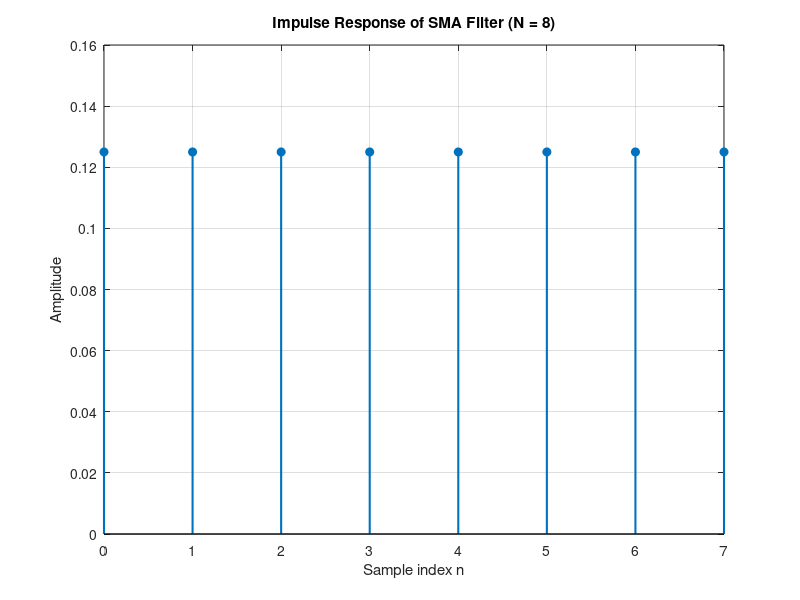
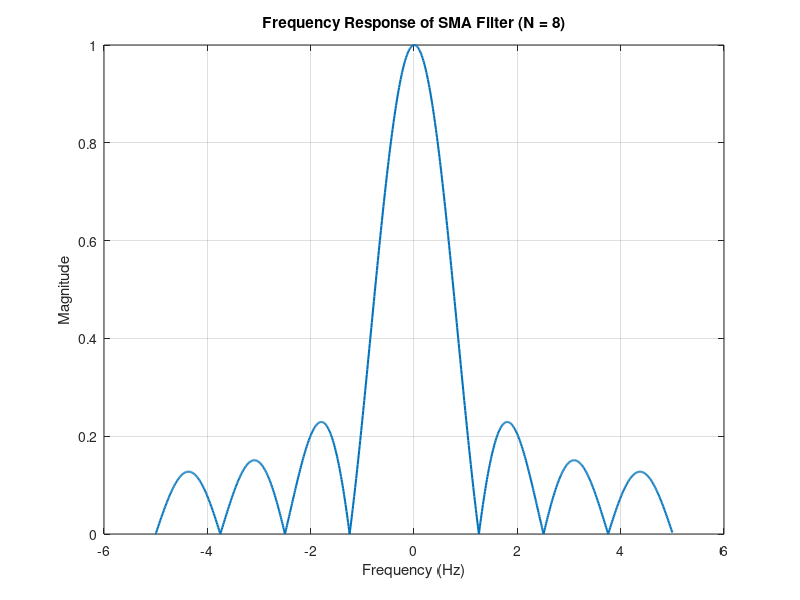

Recreate these plots in MATLAB, in order.
N = 8;               % window length
fs = 10;             % sample freq
n_fft = 1024;        % Number of FFT points

% Define filter impulse response (rectangular window)
h = ones(1, N) / N;
% h = [0, h, 0];
figure;
stem(0:N-1, h, 'filled', 'LineWidth', 1.5);
% plot(0:N-1, h, 'LineWidth', 1.5);
xlabel('Sample index n');
ylabel('Amplitude');
title(['Impulse Response of SMA Filter (N = ' num2str(N) ')']);
% xlim([-1, N])
grid on;

print(gcf, "time_domain.eps", '-depsc')

% Compute FFT and frequency axis
H = fft(h, n_fft);
H_mag = abs(fftshift(H));  % magnitude, centered around 0
f = linspace(-fs/2, fs/2, n_fft);  

figure;
plot(f, H_mag, 'LineWidth', 1.5);
xlabel('Frequency (Hz)');
ylabel('Magnitude');
title(['Frequency Response of SMA Filter (N = ' num2str(N) ')']);
grid on;

print(gcf, "freq_domain.eps", '-depsc')

